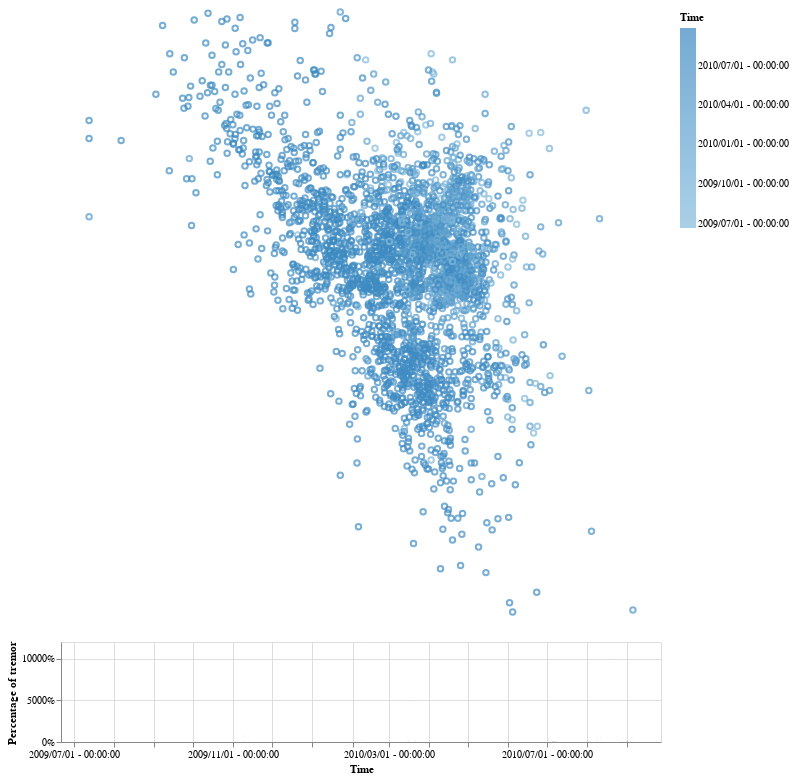

Notebook source saved alongside this figure:
### Markdown cell above
Visualize the locations of the tremor source

### Code cell
# Selection
brush = alt.selection(type='interval', encodings=['x'])
# Map of tremor location
points = alt.Chart(
).mark_point(
).encode(
    longitude = 'longitude',
    latitude = 'latitude',
    color=alt.Color('Time', legend=alt.Legend(format='%Y/%m/%d - %H:%M:%S'))
).transform_filter(
    brush.ref()
).properties(
    width = 600,
    height = 600
)
# Graph of tremor activity
bars = alt.Chart(
).mark_area(
).encode(
    x = alt.X('Time', axis = alt.Axis(format = '%Y/%m/%d - %H:%M:%S', title = 'Time')),
    y = alt.Y('Value', axis = alt.Axis(format = '%', title = 'Percentage of tremor'))
).properties(
    width = 600,
    height = 100,
    selection = brush
)
# Putting graphs together
myChart = alt.vconcat(points, bars, data = subset)
myChart

### Figure 1 — Vega-Lite specification as saved in the notebook (floating-point values rounded to 4 significant figures; data arrays with more than 128 entries replaced by an {"elided": "..."} marker saying what was removed)
{"$schema": "https://vega.github.io/schema/vega-lite/v3.4.0.json", "config": {"mark": {"tooltip": null}, "view": {"height": 300, "width": 400}}, "data": {"name": "data-ec8e6435eb23c0bba227b6ffc57665c1"}, "datasets": {"data-ec8e6435eb23c0bba227b6ffc57665c1": {"elided": "2890 records"}}, "vconcat": [{"encoding": {"color": {"field": "Time", "legend": {"format": "%Y/%m/%d - %H:%M:%S"}, "type": "temporal"}, "latitude": {"field": "latitude", "type": "quantitative"}, "longitude": {"field": "longitude", "type": "quantitative"}}, "height": 600, "mark": "point", "transform": [{"filter": {"selection": "selector001"}}], "width": 600}, {"encoding": {"x": {"axis": {"format": "%Y/%m/%d - %H:%M:%S", "title": "Time"}, "field": "Time", "type": "temporal"}, "y": {"axis": {"format": "%", "title": "Percentage of tremor"}, "field": "Value", "type": "quantitative"}}, "height": 100, "mark": "area", "selection": {"selector001": {"encodings": ["x"], "type": "interval"}}, "width": 600}]}
